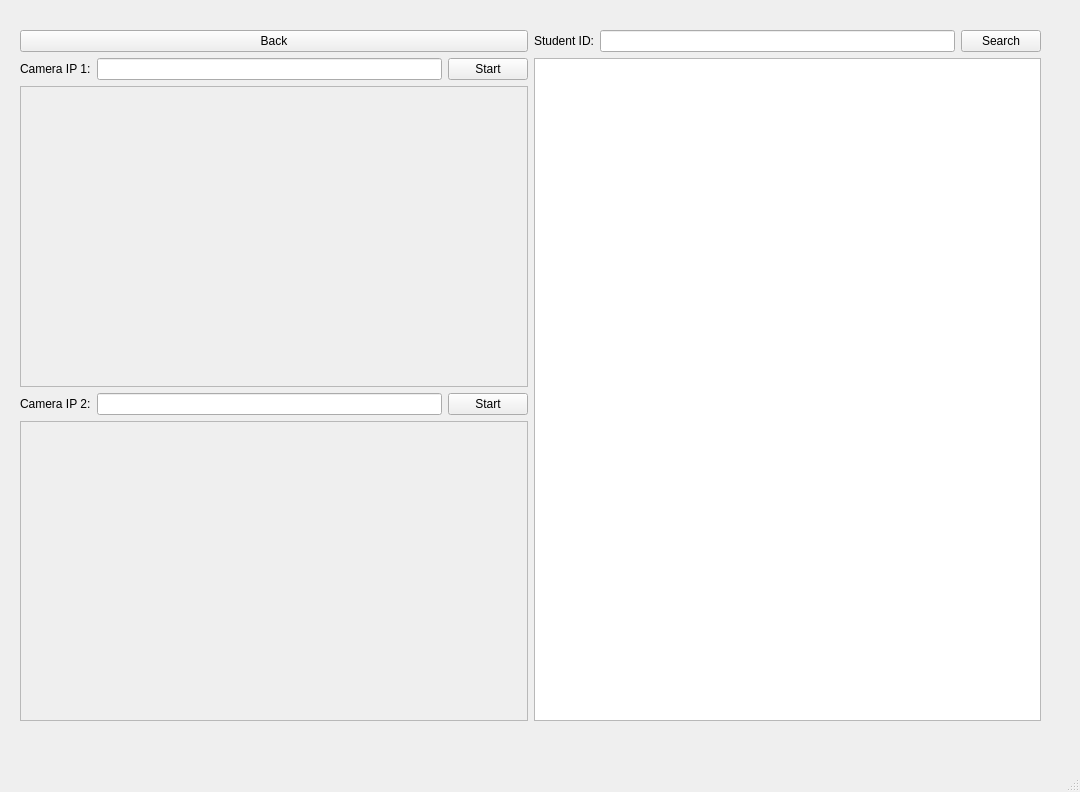
<?xml version="1.0" encoding="UTF-8"?>
<ui version="4.0">
 <class>MainWindow</class>
 <widget class="QMainWindow" name="MainWindow">
  <property name="geometry">
   <rect>
    <x>0</x>
    <y>0</y>
    <width>1080</width>
    <height>792</height>
   </rect>
  </property>
  <property name="windowTitle">
   <string>MainWindow</string>
  </property>
  <widget class="QWidget" name="centralwidget">
   <widget class="QWidget" name="">
    <property name="geometry">
     <rect>
      <x>20</x>
      <y>30</y>
      <width>1021</width>
      <height>691</height>
     </rect>
    </property>
    <layout class="QHBoxLayout" name="horizontalLayout_4">
     <item>
      <layout class="QVBoxLayout" name="verticalLayout">
       <item>
        <widget class="QPushButton" name="btnBack">
         <property name="text">
          <string>Back</string>
         </property>
        </widget>
       </item>
       <item>
        <layout class="QHBoxLayout" name="horizontalLayout">
         <item>
          <widget class="QLabel" name="txtURL_1">
           <property name="text">
            <string>Camera IP 1:</string>
           </property>
          </widget>
         </item>
         <item>
          <widget class="QLineEdit" name="inputURL_1"/>
         </item>
         <item>
          <widget class="QPushButton" name="btnStart_1">
           <property name="text">
            <string>Start</string>
           </property>
          </widget>
         </item>
        </layout>
       </item>
       <item>
        <widget class="QScrollArea" name="scrollArea_1">
         <property name="widgetResizable">
          <bool>true</bool>
         </property>
         <widget class="QWidget" name="scrollAreaWidgetContents">
          <property name="geometry">
           <rect>
            <x>0</x>
            <y>0</y>
            <width>503</width>
            <height>293</height>
           </rect>
          </property>
         </widget>
        </widget>
       </item>
       <item>
        <layout class="QHBoxLayout" name="horizontalLayout_2">
         <item>
          <widget class="QLabel" name="txtURL_2">
           <property name="text">
            <string>Camera IP 2:</string>
           </property>
          </widget>
         </item>
         <item>
          <widget class="QLineEdit" name="inputURL_2"/>
         </item>
         <item>
          <widget class="QPushButton" name="btnStart_2">
           <property name="text">
            <string>Start</string>
           </property>
          </widget>
         </item>
        </layout>
       </item>
       <item>
        <widget class="QScrollArea" name="scrollArea_2">
         <property name="widgetResizable">
          <bool>true</bool>
         </property>
         <widget class="QWidget" name="scrollAreaWidgetContents_2">
          <property name="geometry">
           <rect>
            <x>0</x>
            <y>0</y>
            <width>503</width>
            <height>293</height>
           </rect>
          </property>
         </widget>
        </widget>
       </item>
      </layout>
     </item>
     <item>
      <layout class="QVBoxLayout" name="verticalLayout_2">
       <item>
        <layout class="QHBoxLayout" name="horizontalLayout_3">
         <item>
          <widget class="QLabel" name="txtStdID">
           <property name="text">
            <string>Student ID:</string>
           </property>
          </widget>
         </item>
         <item>
          <widget class="QLineEdit" name="inputStudentID"/>
         </item>
         <item>
          <widget class="QPushButton" name="btnSearch">
           <property name="text">
            <string>Search</string>
           </property>
          </widget>
         </item>
        </layout>
       </item>
       <item>
        <widget class="QTableWidget" name="tableWidget"/>
       </item>
      </layout>
     </item>
    </layout>
   </widget>
  </widget>
  <widget class="QMenuBar" name="menubar">
   <property name="geometry">
    <rect>
     <x>0</x>
     <y>0</y>
     <width>1080</width>
     <height>21</height>
    </rect>
   </property>
  </widget>
  <widget class="QStatusBar" name="statusbar"/>
 </widget>
 <resources/>
 <connections/>
</ui>
